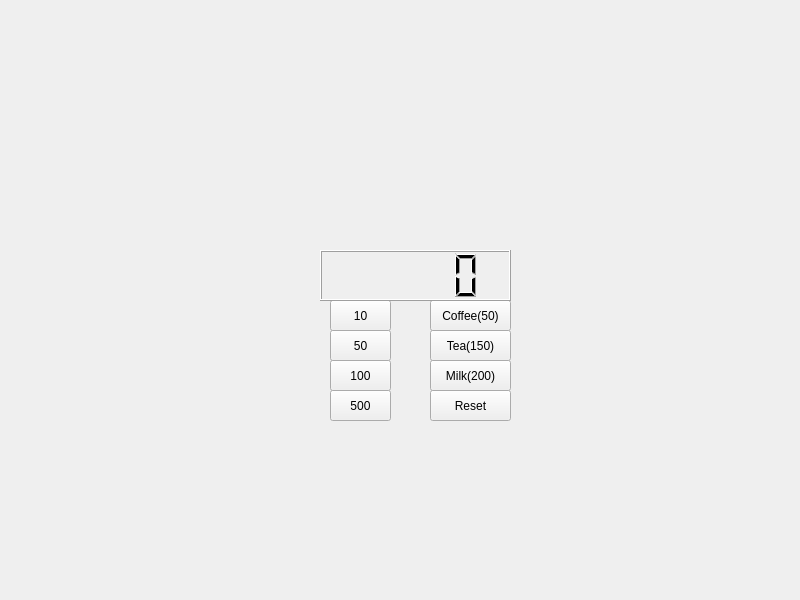
<?xml version="1.0" encoding="UTF-8"?>
<ui version="4.0">
 <class>Widget</class>
 <widget class="QWidget" name="Widget">
  <property name="geometry">
   <rect>
    <x>0</x>
    <y>0</y>
    <width>800</width>
    <height>600</height>
   </rect>
  </property>
  <property name="windowTitle">
   <string>Widget</string>
  </property>
  <widget class="QPushButton" name="pbReset">
   <property name="geometry">
    <rect>
     <x>430</x>
     <y>390</y>
     <width>81</width>
     <height>31</height>
    </rect>
   </property>
   <property name="text">
    <string>Reset</string>
   </property>
  </widget>
  <widget class="QPushButton" name="pb10">
   <property name="geometry">
    <rect>
     <x>330</x>
     <y>300</y>
     <width>61</width>
     <height>31</height>
    </rect>
   </property>
   <property name="text">
    <string>10</string>
   </property>
  </widget>
  <widget class="QPushButton" name="pb50">
   <property name="geometry">
    <rect>
     <x>330</x>
     <y>360</y>
     <width>61</width>
     <height>31</height>
    </rect>
   </property>
   <property name="text">
    <string>100</string>
   </property>
  </widget>
  <widget class="QPushButton" name="pbCoffee">
   <property name="geometry">
    <rect>
     <x>430</x>
     <y>300</y>
     <width>81</width>
     <height>31</height>
    </rect>
   </property>
   <property name="text">
    <string>Coffee(50)</string>
   </property>
  </widget>
  <widget class="QPushButton" name="pbMilk">
   <property name="geometry">
    <rect>
     <x>430</x>
     <y>360</y>
     <width>81</width>
     <height>31</height>
    </rect>
   </property>
   <property name="text">
    <string>Milk(200)</string>
   </property>
  </widget>
  <widget class="QPushButton" name="pb100">
   <property name="geometry">
    <rect>
     <x>330</x>
     <y>330</y>
     <width>61</width>
     <height>31</height>
    </rect>
   </property>
   <property name="text">
    <string>50</string>
   </property>
  </widget>
  <widget class="QLCDNumber" name="lcdNumber">
   <property name="geometry">
    <rect>
     <x>320</x>
     <y>250</y>
     <width>191</width>
     <height>51</height>
    </rect>
   </property>
  </widget>
  <widget class="QPushButton" name="pb500">
   <property name="geometry">
    <rect>
     <x>330</x>
     <y>390</y>
     <width>61</width>
     <height>31</height>
    </rect>
   </property>
   <property name="text">
    <string>500</string>
   </property>
  </widget>
  <widget class="QPushButton" name="pbTea">
   <property name="geometry">
    <rect>
     <x>430</x>
     <y>330</y>
     <width>81</width>
     <height>31</height>
    </rect>
   </property>
   <property name="text">
    <string>Tea(150)</string>
   </property>
  </widget>
 </widget>
 <resources/>
 <connections/>
</ui>
